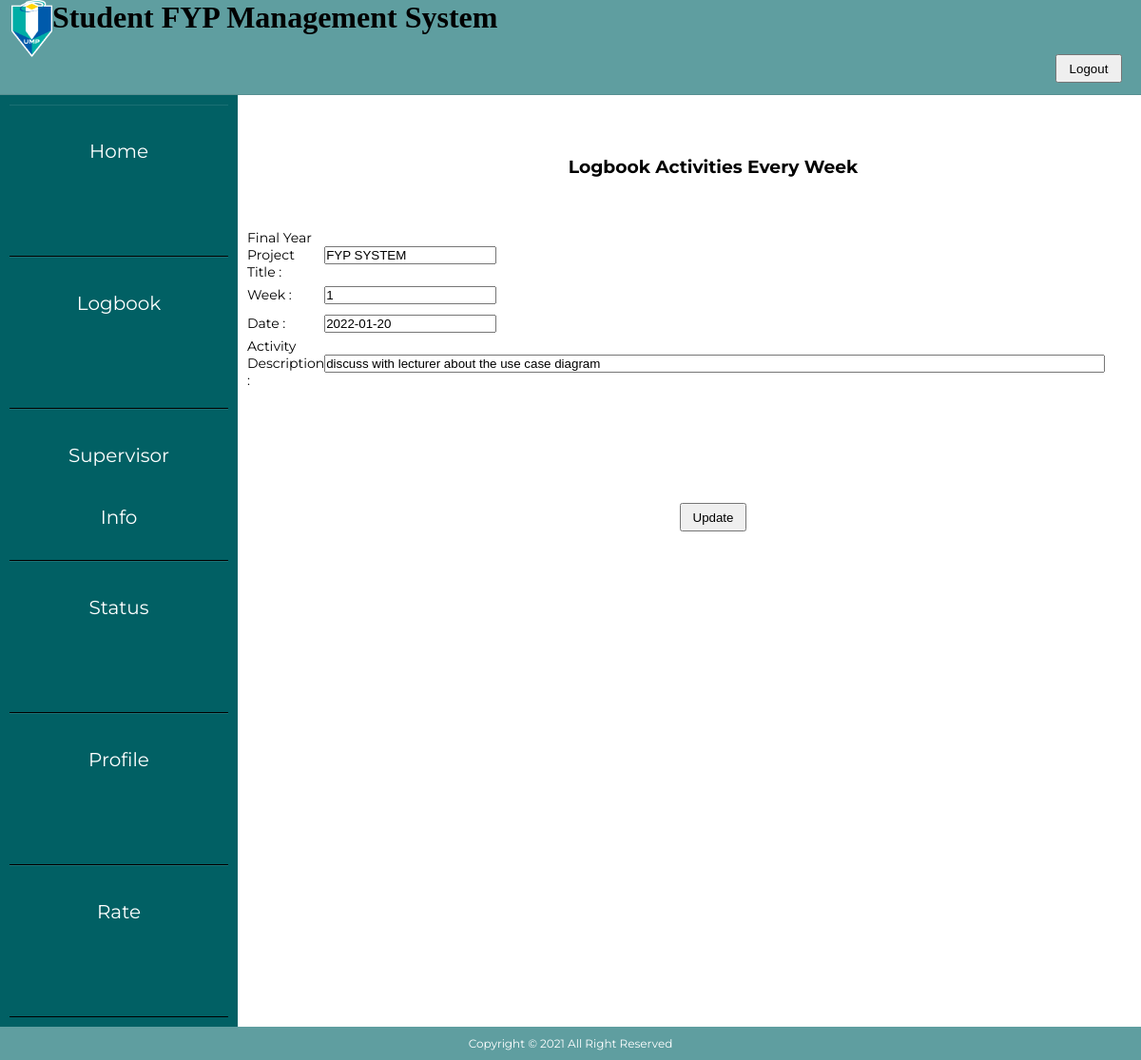
/logbookfyp1update.php?id=1, run on the app's committed database.
### tables this page shows
CREATE TABLE `logbook` (
  `logbookid` int(100) NOT NULL,
  `fyptitle` varchar(100) NOT NULL,
  `week` int(100) NOT NULL,
  `date` date NOT NULL,
  `logdesc` varchar(200) NOT NULL,
  `file` varchar(50) NOT NULL,
  `logbookfeedback` varchar(200) NOT NULL,
  `studentid` int(10) NOT NULL
);

### logbookfyp1update.php (the view, shortened to what this page needs)
<?php
include_once './include/config.php';
session_start();?>
<!DOCTYPE html>
<html lang="en">
    <head>
        <link href="css/layout.css" type="text/css" rel="stylesheet" media="screen,projection">
        <link href="css/sidebar.css" type="text/css" rel="stylesheet" media="screen,projection">
    </head>
    <body>
    <div class="header">
        <div class ="inner_header">
            <div class="logo_container">
            <img src="umplogo.png" alt="imgheader">
            </div><div class="textheader"><h1>Student FYP Management System</h1><div><nav>
                <li><span><a href="logout.php"><button>Logout</button></a></span></li>
      </nav>
</div></div>
        </div>
</div>
<div class="row">
    <div class="column left">
    <ul>
    <li> <a href="studenthome2.php" class="button" name="home">Home</a></li>
        <li><a href="logbookfyp1page2.php" class="button"  name="studinfo">Logbook</a></li>
       <li><a href="studentsvinfo.php" class="button" name="profile">Supervisor Info</a></li>
        <li><a href="studentfyp1status.php" class="button" name="status">Status</a></li>
       <li><a href="studentfyp1profile.php" class="button"  name="profile">Profile</a></li>
       <li><a href="#" class="button"  name="report">Rate</a></li>
    </div>
    <div class="column right">
        <br>
    <div align="center"><h3>Logbook Activities Every Week</h3><br><br>
<form action="" method="post">
        <table>
        <?php
         $sql = "SELECT fyptitle,week,date,logdesc FROM logbook where logbookid='" . $_GET['id'] . "'";
         $result = $conn -> query($sql);
         if($result->num_rows > 0){
            while($row = $result -> fetch_assoc() ){
                echo '<tr>
  <td><label>Final Year Project Title :</label></td>
  <td><input type="text" name="fyptitle" value="'.$row["fyptitle"].'" required></td></tr>';
  echo '<tr>
  <td><label>Week :</label></td>
  <td><input type="text" name="week" value="'.$row["week"].'" required></td></tr>';
  echo '<tr>
  <td><label>Date :</label></td>
  <td><input type="text" name="date" placeholder="yyyy-mm-dd"  value="'.$row["date"].'" required></td></tr>';
  echo '<tr>
  <td><label>Activity Description :</label></td>
  <td><input type="text" name="logdesc"  value="'.$row["logdesc"].'" required size="100"></textarea></td>
</tr>';
            }
         }
         else{
            echo "No Result";
        }
        ?>
<br>
<tr>
  <td></td>
  <td></td>
</tr>
 </table><br><br><br><br>
 <br><button type="update" name="update" onClick="myFunction()">Update</button>
    </form>
    </div>
</div>
<footer id="footer">
                        <span> Copyright &copy; 2021 All Right Reserved</span>
            </footer>
    </body>
</html>

### css/layout.css (style rules this page uses)
img { width: 55px;; height: 60px; padding-left: 12px; }
.header { width: 100vw; height: 100px; border-bottom: solid 1px rgba(16, 16, 16, 0.1); font-family: 'Poppins'; background-color: cadetblue; text-decoration: none; }
table { border-collapse: collapse; width: 100%; }
h3 { font-family: 'Montserrat'; }
html,body { height: 100%; }
td { height: 30px; }
#footer { text-align: center; padding: 10px; background-color: cadetblue; color: white; position: relative; width: 100%; font-family: 'Montserrat'; font-size: 12px; margin-top: -100px; clear:both; }
.logo_container { height: 100%; display: table; float: left; }
.header nav { float:right; height: 100%; }
.header nav li { height: 100%; display: table; float:left; margin-right: 30px; margin-top: 20px; font-family: 'Montserrat'; font-size: 15px; }
.header nav li:last-of-type { margin-right:20; }
.header nav a { color:white; }
table { font-family: 'Montserrat'; font-size: 14px; }
button { height:30px; width: 70px; margin-left:100px }

### css/sidebar.css (style rules this page uses)
* { box-sizing: border-box; padding:0; margin:0; }
.column { float: left; width: 50%; padding: 10px; height: 300px; }
.row:after { content: ""; display: table; clear: both; }
.left { width: 250px; height: auto; background: #016064; }
.left ul a { display: block; height:20%; width: 100%; line-height:65px; font-size: 20px; color: white; padding-left: 40px; border-top: 1px solid rgba(255,255,255,.1); border-bottom: 1px solid black; }
.right { width: 75%; height: auto; }
.button { background-color: #016064; text-align: center; cursor: pointer; outline: none; border: none; color: #fff; border-radius: 0px; text-decoration: none; font-size: small; font-family: 'Montserrat'; padding: 16px 40px; transition: .4s; }
h3 { padding-left: 100px; }
button { padding: center; }

### data on the page
logbook: fyptitle "FYP SYSTEM", week "1", date "2022-01-20", logdesc "discuss with lecturer about the use case diagram"
